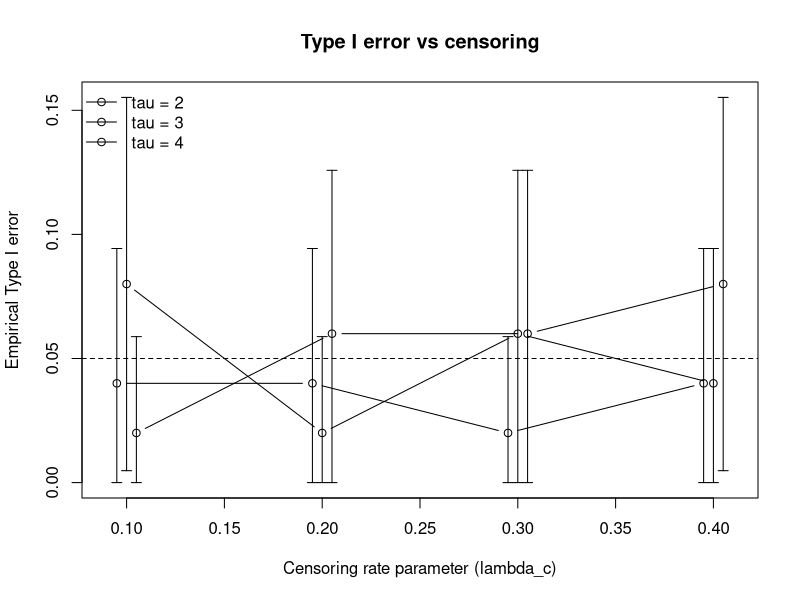
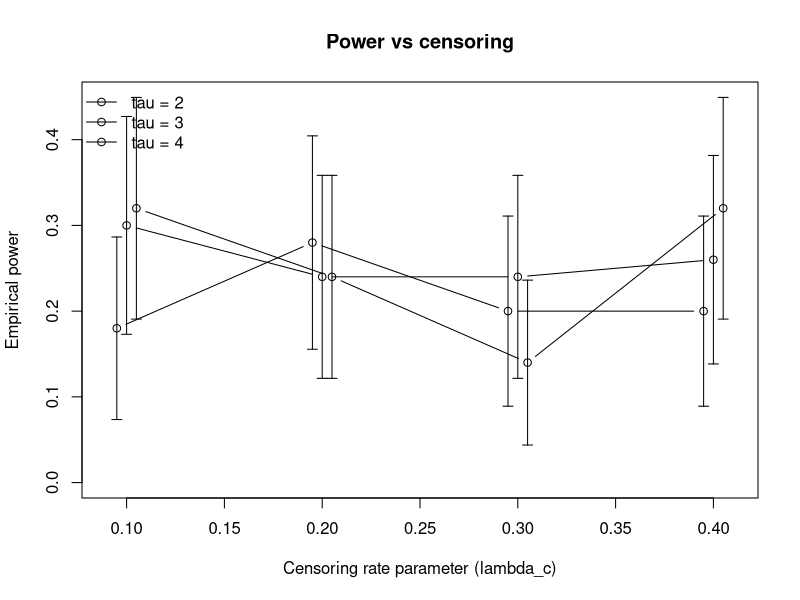
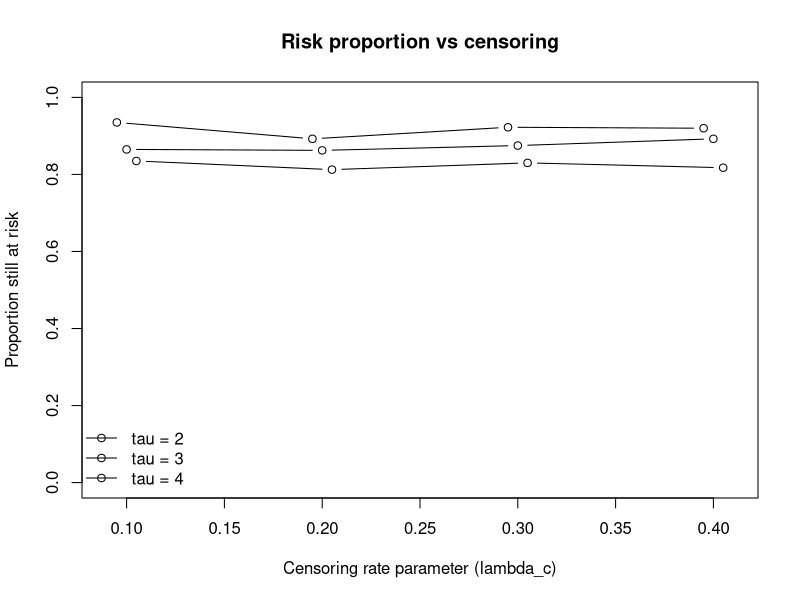

R code for these plots, in order:
# 06_plot_tau_censoring_results.R



type1_result <- read.csv("type1_tau_censoring_result.csv")
power_out <- read.csv("power_tau_censoring_result.csv")
risk_summary <- read.csv("risk_tau_censoring_summary.csv")


names(type1_result)[names(type1_result) == "X4t_eval"] <- "t_eval"
names(power_out)[names(power_out) == "X4t_eval"] <- "t_eval"
names(risk_summary)[names(risk_summary) == "X4t_eval"] <- "t_eval"


print(names(type1_result))
print(names(power_out))
print(names(risk_summary))


print(unique(type1_result$t_eval))
print(unique(power_out$t_eval))
print(unique(risk_summary$t_eval))

tau_vals <- sort(unique(type1_result$t_eval))
offsets <- c(-0.005, 0, 0.005)

# Figure 1: Type I error vs censoring

plot(
  NA, NA,
  xlim = c(min(type1_result$lambda_c) - 0.01,
           max(type1_result$lambda_c) + 0.01),
  ylim = c(0, max(type1_result$upper)),
  xlab = "Censoring rate parameter (lambda_c)",
  ylab = "Empirical Type I error",
  main = "Type I error vs censoring"
)

abline(h = 0.05, lty = 2)

for (i in seq_along(tau_vals)) {
  tau_val <- tau_vals[i]
  
  subdat <- type1_result[type1_result$t_eval == tau_val, ]
  subdat <- subdat[order(subdat$lambda_c), ]
  
  xvals <- subdat$lambda_c + offsets[i]
  
  lines(xvals, subdat$reject_rate, type = "b")
  
  arrows(
    x0 = xvals,
    y0 = subdat$lower,
    x1 = xvals,
    y1 = subdat$upper,
    angle = 90,
    code = 3,
    length = 0.05
  )
}

legend(
  "topleft",
  legend = paste("tau =", tau_vals),
  lty = 1,
  pch = 1,
  bty = "n"
)




# Figure 2: Power vs censoring



tau_vals_power <- sort(unique(power_out$t_eval))

plot(
  NA, NA,
  xlim = c(min(power_out$lambda_c) - 0.01,
           max(power_out$lambda_c) + 0.01),
  ylim = c(0, max(power_out$upper)),
  xlab = "Censoring rate parameter (lambda_c)",
  ylab = "Empirical power",
  main = "Power vs censoring"
)

for (i in seq_along(tau_vals_power)) {
  tau_val <- tau_vals_power[i]
  
  subdat <- power_out[power_out$t_eval == tau_val, ]
  subdat <- subdat[order(subdat$lambda_c), ]
  
  xvals <- subdat$lambda_c + offsets[i]
  
  lines(xvals, subdat$power, type = "b")
  
  arrows(
    x0 = xvals,
    y0 = subdat$lower,
    x1 = xvals,
    y1 = subdat$upper,
    angle = 90,
    code = 3,
    length = 0.05
  )
}

legend(
  "topleft",
  legend = paste("tau =", tau_vals_power),
  lty = 1,
  pch = 1,
  bty = "n"
)


# Figure 3: Risk proportion vs censoring

tau_vals_risk <- sort(unique(risk_summary$t_eval))

plot(
  NA, NA,
  xlim = c(min(risk_summary$lambda_c) - 0.01,
           max(risk_summary$lambda_c) + 0.01),
  ylim = c(0, 1),
  xlab = "Censoring rate parameter (lambda_c)",
  ylab = "Proportion still at risk",
  main = "Risk proportion vs censoring"
)

for (i in seq_along(tau_vals_risk)) {
  tau_val <- tau_vals_risk[i]
  
  subdat <- risk_summary[risk_summary$t_eval == tau_val, ]
  subdat <- subdat[order(subdat$lambda_c), ]
  
  xvals <- subdat$lambda_c + offsets[i]
  
  lines(xvals, subdat$risk_prop, type = "b")
}

legend(
  "bottomleft",
  legend = paste("tau =", tau_vals_risk),
  lty = 1,
  pch = 1,
  bty = "n"
)
